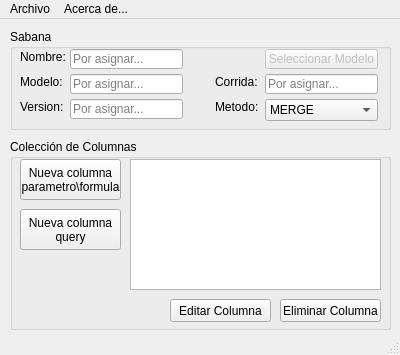
<?xml version="1.0" encoding="UTF-8"?>
<ui version="4.0">
 <class>MainProtoV2</class>
 <widget class="QMainWindow" name="MainProtoV2">
  <property name="geometry">
   <rect>
    <x>0</x>
    <y>0</y>
    <width>400</width>
    <height>355</height>
   </rect>
  </property>
  <property name="sizePolicy">
   <sizepolicy hsizetype="Fixed" vsizetype="Fixed">
    <horstretch>0</horstretch>
    <verstretch>0</verstretch>
   </sizepolicy>
  </property>
  <property name="minimumSize">
   <size>
    <width>400</width>
    <height>355</height>
   </size>
  </property>
  <property name="maximumSize">
   <size>
    <width>400</width>
    <height>355</height>
   </size>
  </property>
  <property name="windowTitle">
   <string>Modulo de PostCalculo BetaV2</string>
  </property>
  <property name="windowIcon">
   <iconset>
    <normaloff>ecp.jpg</normaloff>ecp.jpg</iconset>
  </property>
  <widget class="QWidget" name="centralwidget">
   <widget class="QGroupBox" name="grpColumnas">
    <property name="enabled">
     <bool>true</bool>
    </property>
    <property name="geometry">
     <rect>
      <x>10</x>
      <y>120</y>
      <width>381</width>
      <height>191</height>
     </rect>
    </property>
    <property name="title">
     <string>Colección de Columnas</string>
    </property>
    <widget class="QListWidget" name="lstColumnas">
     <property name="geometry">
      <rect>
       <x>120</x>
       <y>20</y>
       <width>251</width>
       <height>131</height>
      </rect>
     </property>
    </widget>
    <widget class="QPushButton" name="btnEditar">
     <property name="enabled">
      <bool>true</bool>
     </property>
     <property name="geometry">
      <rect>
       <x>160</x>
       <y>160</y>
       <width>101</width>
       <height>23</height>
      </rect>
     </property>
     <property name="text">
      <string>Editar Columna</string>
     </property>
    </widget>
    <widget class="QPushButton" name="btnBorrar">
     <property name="enabled">
      <bool>true</bool>
     </property>
     <property name="geometry">
      <rect>
       <x>270</x>
       <y>160</y>
       <width>101</width>
       <height>23</height>
      </rect>
     </property>
     <property name="text">
      <string>Eliminar Columna</string>
     </property>
    </widget>
    <widget class="QPushButton" name="btnNuevoParametro">
     <property name="enabled">
      <bool>true</bool>
     </property>
     <property name="geometry">
      <rect>
       <x>10</x>
       <y>20</y>
       <width>101</width>
       <height>41</height>
      </rect>
     </property>
     <property name="text">
      <string>Nueva columna 
parametro\formula</string>
     </property>
    </widget>
    <widget class="QPushButton" name="btnNuevoQuery">
     <property name="enabled">
      <bool>true</bool>
     </property>
     <property name="geometry">
      <rect>
       <x>10</x>
       <y>70</y>
       <width>101</width>
       <height>41</height>
      </rect>
     </property>
     <property name="text">
      <string>Nueva columna 
query</string>
     </property>
    </widget>
   </widget>
   <widget class="QGroupBox" name="grpSabana">
    <property name="enabled">
     <bool>true</bool>
    </property>
    <property name="geometry">
     <rect>
      <x>10</x>
      <y>10</y>
      <width>381</width>
      <height>101</height>
     </rect>
    </property>
    <property name="title">
     <string>Sabana</string>
    </property>
    <widget class="QLabel" name="label_4">
     <property name="geometry">
      <rect>
       <x>205</x>
       <y>45</y>
       <width>81</width>
       <height>16</height>
      </rect>
     </property>
     <property name="text">
      <string>Corrida: </string>
     </property>
    </widget>
    <widget class="QLabel" name="label_3">
     <property name="geometry">
      <rect>
       <x>10</x>
       <y>20</y>
       <width>91</width>
       <height>16</height>
      </rect>
     </property>
     <property name="text">
      <string>Nombre: </string>
     </property>
    </widget>
    <widget class="QComboBox" name="cmbMetodo">
     <property name="enabled">
      <bool>true</bool>
     </property>
     <property name="geometry">
      <rect>
       <x>255</x>
       <y>70</y>
       <width>113</width>
       <height>22</height>
      </rect>
     </property>
     <item>
      <property name="text">
       <string>MERGE</string>
      </property>
     </item>
     <item>
      <property name="text">
       <string>COMBINAR</string>
      </property>
     </item>
    </widget>
    <widget class="QLineEdit" name="txtCorrida">
     <property name="enabled">
      <bool>true</bool>
     </property>
     <property name="geometry">
      <rect>
       <x>255</x>
       <y>45</y>
       <width>113</width>
       <height>20</height>
      </rect>
     </property>
     <property name="placeholderText">
      <string>Por asignar...</string>
     </property>
    </widget>
    <widget class="QLabel" name="label_5">
     <property name="geometry">
      <rect>
       <x>205</x>
       <y>70</y>
       <width>81</width>
       <height>16</height>
      </rect>
     </property>
     <property name="text">
      <string>Metodo: </string>
     </property>
    </widget>
    <widget class="QLineEdit" name="txtModelo">
     <property name="enabled">
      <bool>true</bool>
     </property>
     <property name="geometry">
      <rect>
       <x>60</x>
       <y>45</y>
       <width>113</width>
       <height>20</height>
      </rect>
     </property>
     <property name="placeholderText">
      <string>Por asignar...</string>
     </property>
    </widget>
    <widget class="QLineEdit" name="txtVersion">
     <property name="enabled">
      <bool>true</bool>
     </property>
     <property name="geometry">
      <rect>
       <x>60</x>
       <y>70</y>
       <width>113</width>
       <height>20</height>
      </rect>
     </property>
     <property name="placeholderText">
      <string>Por asignar...</string>
     </property>
    </widget>
    <widget class="QLineEdit" name="txtNombreSabana">
     <property name="enabled">
      <bool>true</bool>
     </property>
     <property name="geometry">
      <rect>
       <x>60</x>
       <y>20</y>
       <width>113</width>
       <height>20</height>
      </rect>
     </property>
     <property name="readOnly">
      <bool>true</bool>
     </property>
     <property name="placeholderText">
      <string>Por asignar...</string>
     </property>
    </widget>
    <widget class="QLabel" name="label">
     <property name="geometry">
      <rect>
       <x>10</x>
       <y>45</y>
       <width>81</width>
       <height>16</height>
      </rect>
     </property>
     <property name="text">
      <string>Modelo:</string>
     </property>
    </widget>
    <widget class="QLabel" name="label_2">
     <property name="geometry">
      <rect>
       <x>10</x>
       <y>70</y>
       <width>91</width>
       <height>16</height>
      </rect>
     </property>
     <property name="text">
      <string>Version:</string>
     </property>
    </widget>
    <widget class="QPushButton" name="btnModAbstracto">
     <property name="enabled">
      <bool>false</bool>
     </property>
     <property name="geometry">
      <rect>
       <x>255</x>
       <y>20</y>
       <width>113</width>
       <height>20</height>
      </rect>
     </property>
     <property name="text">
      <string>Seleccionar Modelo</string>
     </property>
    </widget>
   </widget>
  </widget>
  <widget class="QMenuBar" name="menubar">
   <property name="geometry">
    <rect>
     <x>0</x>
     <y>0</y>
     <width>400</width>
     <height>21</height>
    </rect>
   </property>
   <widget class="QMenu" name="menuArchivo">
    <property name="title">
     <string>Archivo</string>
    </property>
    <addaction name="actionNuevo_JSON"/>
    <addaction name="actionAbrir_JSON"/>
    <addaction name="separator"/>
    <addaction name="actionGuardar_JSON"/>
    <addaction name="actionGuardar_como"/>
    <addaction name="separator"/>
    <addaction name="actionCerrar"/>
   </widget>
   <widget class="QMenu" name="menuAcerca">
    <property name="title">
     <string>Acerca de...</string>
    </property>
    <addaction name="actionAcerca_de_Modulo_de_Postcalculo"/>
   </widget>
   <addaction name="menuArchivo"/>
   <addaction name="menuAcerca"/>
  </widget>
  <widget class="QStatusBar" name="statusBar"/>
  <action name="actionNuevo_JSON">
   <property name="text">
    <string>Nuevo JSON</string>
   </property>
  </action>
  <action name="actionAbrir_JSON">
   <property name="text">
    <string>Abrir JSON</string>
   </property>
  </action>
  <action name="actionGuardar_JSON">
   <property name="enabled">
    <bool>false</bool>
   </property>
   <property name="text">
    <string>Guardar JSON</string>
   </property>
  </action>
  <action name="actionGuardar_como">
   <property name="enabled">
    <bool>false</bool>
   </property>
   <property name="text">
    <string>Guardar como...</string>
   </property>
  </action>
  <action name="actionCerrar">
   <property name="text">
    <string>Cerrar</string>
   </property>
  </action>
  <action name="actionAcerca_de">
   <property name="text">
    <string>Acerca de...</string>
   </property>
  </action>
  <action name="actionAcerca_de_Modulo_de_Postcalculo">
   <property name="text">
    <string>Acerca de Modulo de Postcalculo</string>
   </property>
  </action>
 </widget>
 <tabstops>
  <tabstop>txtNombreSabana</tabstop>
  <tabstop>txtModelo</tabstop>
  <tabstop>txtVersion</tabstop>
  <tabstop>txtCorrida</tabstop>
  <tabstop>cmbMetodo</tabstop>
  <tabstop>btnModAbstracto</tabstop>
  <tabstop>btnNuevoParametro</tabstop>
  <tabstop>btnNuevoQuery</tabstop>
  <tabstop>lstColumnas</tabstop>
  <tabstop>btnEditar</tabstop>
  <tabstop>btnBorrar</tabstop>
 </tabstops>
 <resources/>
 <connections/>
</ui>
